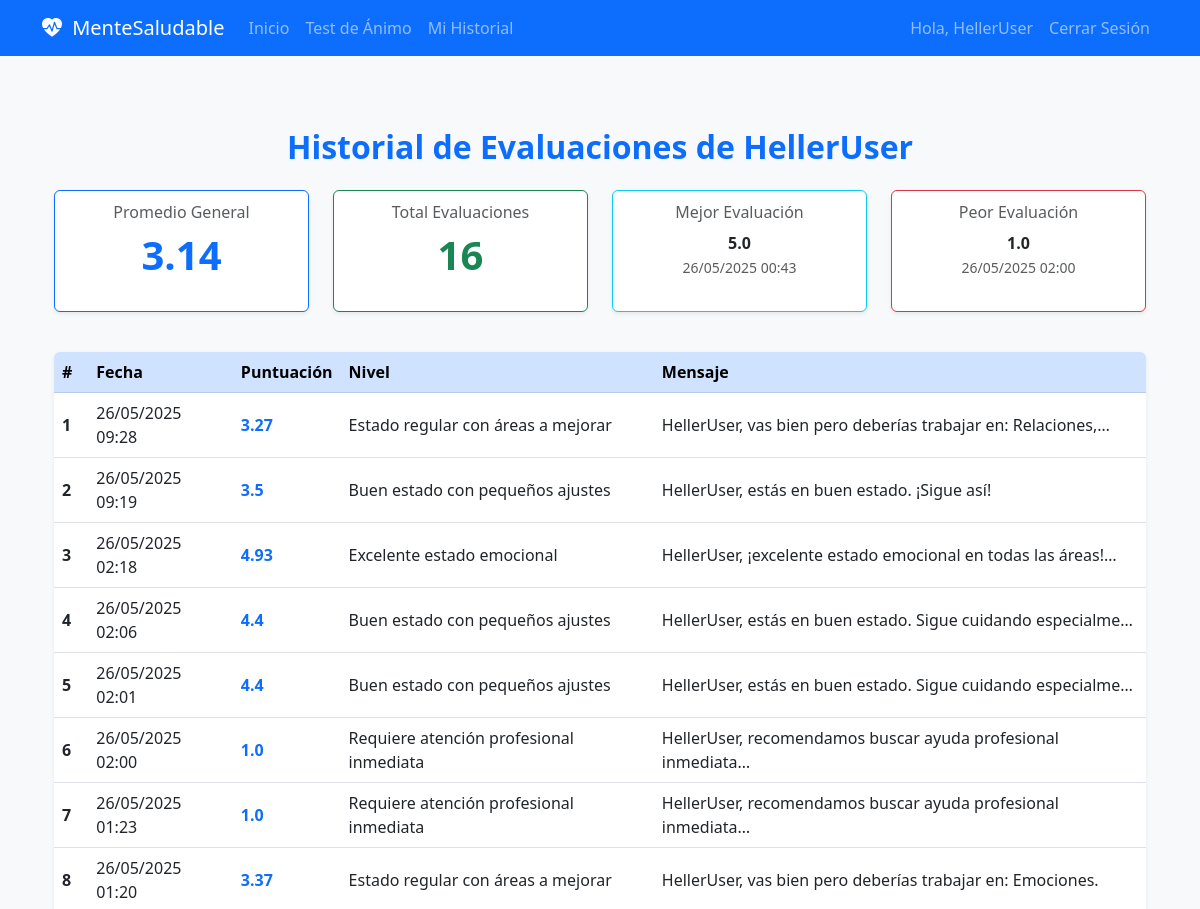
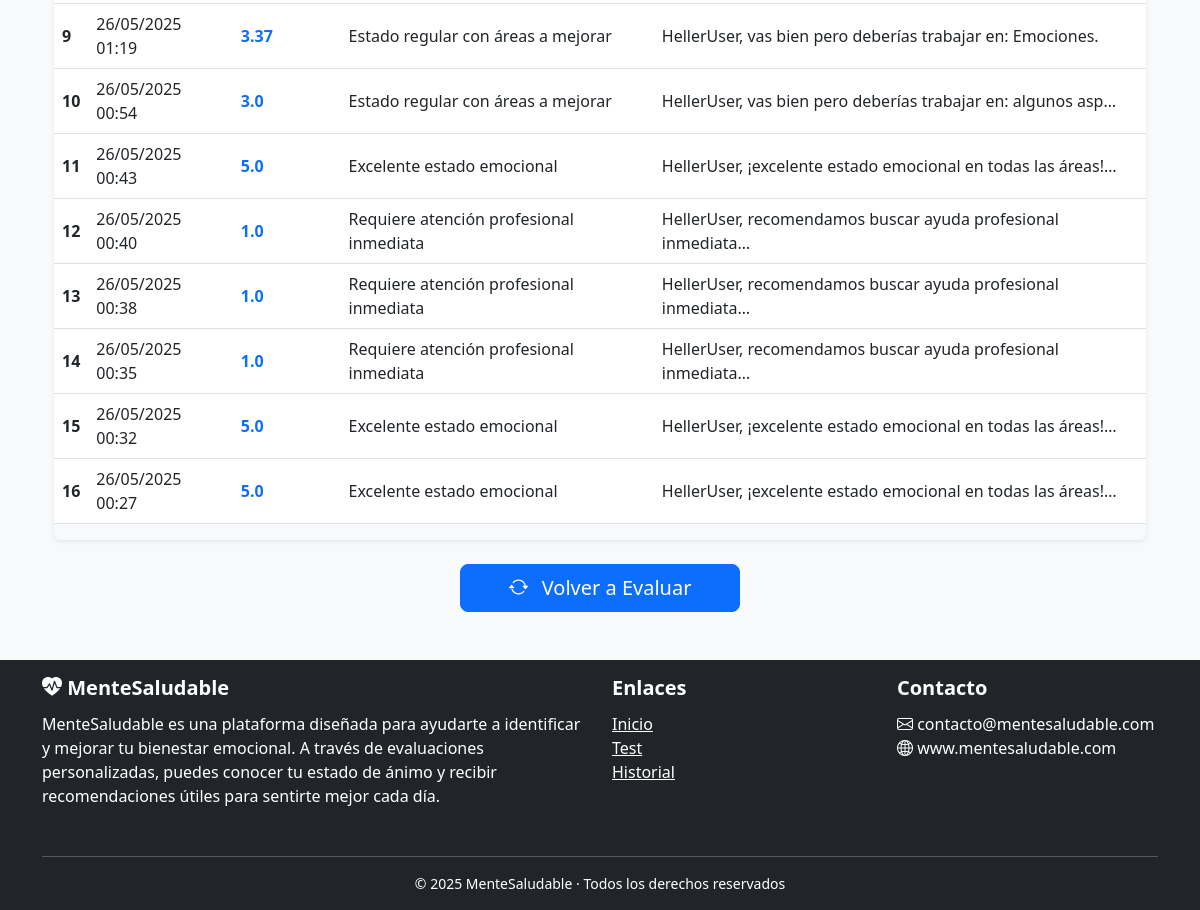
/historial/ (signed in), run on the app's committed database (2 pictures, top to bottom).
### main/models.py (models this page shows, shortened)
class Evaluacion(models.Model):
    usuario = models.ForeignKey(
        User,
        on_delete=models.CASCADE,
        related_name='evaluaciones',
        verbose_name="Usuario"
    )
    fecha = models.DateTimeField(
        auto_now_add=True,
        verbose_name="Fecha de evaluación"
    )
    puntuacion_total = models.FloatField(
        verbose_name="Puntuación total",
        help_text="Promedio de todas las respuestas"
    )
    analisis_categorias = models.JSONField(
        verbose_name="Análisis por categorías",
        help_text="Detalles del resultado por categoría",
        default=dict
    )
    mensaje_personalizado = models.TextField(
        verbose_name="Mensaje personalizado"
    )
    recomendaciones = models.TextField(blank=True, default="")
    NIVELES = [
        (1, 'Requiere atención profesional inmediata'),
        (2, 'Necesita mejorar significativamente'),
        (3, 'Estado regular con áreas a mejorar'),
        (4, 'Buen estado con pequeños ajustes'),
        (5, 'Excelente estado emocional')
    ]
    nivel_actual = models.IntegerField(
        choices=NIVELES,
        verbose_name="Nivel actual"
    )
    class Meta:
        verbose_name = "Evaluación"
        verbose_name_plural = "Evaluaciones"
        ordering = ['-fecha']
        get_latest_by = 'fecha'

### main/views.py (the view)
# urls.py: path('historial/', views.historial, name='historial'),
@login_required
def historial(request):
    evaluaciones = Evaluacion.objects.filter(
        usuario=request.user
    ).order_by('-fecha')[:30]  # Últimas 30 evaluaciones
    if not evaluaciones.exists():
        messages.info(request, "Aún no has completado ninguna evaluación")
        return redirect('main:test')
    promedio_general = sum(e.puntuacion_total for e in evaluaciones) / len(evaluaciones)
    context = {
        'evaluaciones': evaluaciones,
        'promedio_general': round(promedio_general, 2),
        'total_evaluaciones': len(evaluaciones),
        'mejor_evaluacion': max(evaluaciones, key=lambda x: x.puntuacion_total),
        'peor_evaluacion': min(evaluaciones, key=lambda x: x.puntuacion_total)
    }
    return render(request, 'main/historial.html', context)

### main/templates/main/historial.html (shortened to what this page needs)
{% extends 'main/base.html' %}
{% block content %}
<div class="container mt-5">
    <h2 class="mb-4 text-primary fw-bold text-center">Historial de Evaluaciones de {{ request.user.first_name|default:request.user.username }}</h2>
    {% if evaluaciones %}
    <div class="row mb-4 text-center">
        <div class="col-md-3 mb-3">
            <div class="card border-primary shadow-sm h-100">
                <div class="card-body">
                    <h6 class="card-subtitle mb-2 text-muted">Promedio General</h6>
                    <p class="display-6 text-primary fw-bold">{{ promedio_general }}</p>
                </div>
            </div>
        </div>
        <div class="col-md-3 mb-3">
            <div class="card border-success shadow-sm h-100">
                <div class="card-body">
                    <h6 class="card-subtitle mb-2 text-muted">Total Evaluaciones</h6>
                    <p class="display-6 text-success fw-bold">{{ total_evaluaciones }}</p>
                </div>
            </div>
        </div>
        <div class="col-md-3 mb-3">
            <div class="card border-info shadow-sm h-100">
                <div class="card-body">
                    <h6 class="card-subtitle mb-2 text-muted">Mejor Evaluación</h6>
                    <p class="mb-0 fw-semibold">{{ mejor_evaluacion.puntuacion_total }}</p>
                    <small class="text-muted">{{ mejor_evaluacion.fecha|date:"d/m/Y H:i" }}</small>
                </div>
            </div>
        </div>
        <div class="col-md-3 mb-3">
            <div class="card border-danger shadow-sm h-100">
                <div class="card-body">
                    <h6 class="card-subtitle mb-2 text-muted">Peor Evaluación</h6>
                    <p class="mb-0 fw-semibold">{{ peor_evaluacion.puntuacion_total }}</p>
                    <small class="text-muted">{{ peor_evaluacion.fecha|date:"d/m/Y H:i" }}</small>
                </div>
            </div>
        </div>
    </div>
    <div class="table-responsive shadow-sm rounded">
        <table class="table table-hover align-middle">
            <thead class="table-primary text-primary">
                <tr>
                    <th scope="col">#</th>
                    <th scope="col">Fecha</th>
                    <th scope="col">Puntuación</th>
                    <th scope="col">Nivel</th>
                    <th scope="col">Mensaje</th>
                </tr>
            </thead>
            <tbody>
                {% for evaluacion in evaluaciones %}
                <tr>
                    <th scope="row">{{ forloop.counter }}</th>
                    <td>{{ evaluacion.fecha|date:"d/m/Y H:i" }}</td>
                    <td class="fw-bold text-primary">{{ evaluacion.puntuacion_total }}</td>
                    <td>{{ evaluacion.get_nivel_actual_display }}</td>
                    <td>{{ evaluacion.mensaje_personalizado|truncatechars:60 }}</td>
                </tr>
                {% endfor %}
            </tbody>
        </table>
    </div>
    {% else %}
    <div class="alert alert-info text-center fs-5">
        No se encontraron evaluaciones en tu historial.
    </div>
    {% endif %}
    <div class="text-center mt-4">
        <a href="{% url 'main:test' %}" class="btn btn-primary btn-lg px-5">
            <i class="bi bi-arrow-repeat me-2"></i> Volver a Evaluar
        </a>
    </div>
</div>
{% endblock %}

### main/templates/main/base.html (shortened to what this page needs)
<!DOCTYPE html>
<html lang="es">
<head>
    <link href="https://cdn.jsdelivr.net/npm/bootstrap@5.3.0/dist/css/bootstrap.min.css" rel="stylesheet">
    <link href="https://cdn.jsdelivr.net/npm/bootstrap-icons@1.10.0/font/bootstrap-icons.css" rel="stylesheet">
</head>
<body class="bg-light d-flex flex-column min-vh-100">
    <nav class="navbar navbar-expand-lg navbar-dark bg-primary mb-4">
        <div class="container">
            <a class="navbar-brand" href="{% url 'main:inicio' %}">
                <i class="bi bi-heart-pulse-fill"></i> MenteSaludable
            </a>
            <div class="collapse navbar-collapse" id="navbarNav">
                <ul class="navbar-nav me-auto mb-2 mb-lg-0">
                    <li class="nav-item">
                        <a class="nav-link" href="{% url 'main:inicio' %}">Inicio</a>
                    </li>
                    {% if user.is_authenticated %}
                        <li class="nav-item">
                            <a class="nav-link" href="{% url 'main:test' %}">Test de Ánimo</a>
                        </li>
                        <li class="nav-item">
                            <a class="nav-link" href="{% url 'main:historial' %}">Mi Historial</a>
                        </li>
                    {% endif %}
                </ul>
                <ul class="navbar-nav ms-auto">
                    {% if user.is_authenticated %}
                        <li class="nav-item">
                            <span class="nav-link">Hola, {{ user.username }}</span>
                        </li>
                        <li class="nav-item">
                            <a class="nav-link" href="{% url 'main:logout' %}">Cerrar Sesión</a>
                        </li>
                    {% endif %}
                </ul>
            </div>
        </div>
    </nav>
    <main class="container mb-5 flex-grow-1">
        {% block content %}{% endblock %}
    </main>
    <footer class="bg-dark text-white py-3 mt-auto">
        <div class="container">
            <div class="row">
                <div class="col-md-6 mb-3">
                    <h5 class="footer-title"><i class="bi bi-heart-pulse-fill"></i> MenteSaludable</h5>
                    <p>
                        MenteSaludable es una plataforma diseñada para ayudarte a identificar y mejorar tu bienestar emocional.
                        A través de evaluaciones personalizadas, puedes conocer tu estado de ánimo y recibir recomendaciones útiles
                        para sentirte mejor cada día.
                    </p>
                </div>
                <div class="col-md-3 mb-3">
                    <h5 class="footer-title">Enlaces</h5>
                    <ul class="list-unstyled">
                        <li><a href="{% url 'main:inicio' %}" class="text-white footer-link">Inicio</a></li>
                        {% if user.is_authenticated %}
                            <li><a href="{% url 'main:test' %}" class="text-white footer-link">Test</a></li>
                            <li><a href="{% url 'main:historial' %}" class="text-white footer-link">Historial</a></li>
                        {% endif %}
                    </ul>
                </div>
                <div class="col-md-3 mb-3">
                    <h5 class="footer-title">Contacto</h5>
                    <ul class="list-unstyled">
                        <li><i class="bi bi-envelope"></i> contacto@mentesaludable.com</li>
                        <li><i class="bi bi-globe2"></i> www.mentesaludable.com</li>
                    </ul>
                </div>
            </div>
            <hr class="border-light">
            <div class="text-center small">
                &copy; {% now "Y" %} MenteSaludable · Todos los derechos reservados
            </div>
        </div>
    </footer>
</body>
</html>

### main/templates/main/base.html (style rules this page uses)
.navbar-brand i { margin-right: 5px; }
.footer-title { font-weight: bold; margin-bottom: 0.75rem; }

### data on the page
Evaluacion: puntuacion_total "5.0", fecha "26/05/2025 00:43", nivel_actual "Excelente estado emocional", mensaje_personalizado "HellerUser, ¡excelente estado emocional en todas las áreas!…"
Evaluacion: puntuacion_total "1.0", fecha "26/05/2025 02:00", nivel_actual "Requiere atención profesional inmediata", mensaje_personalizado "HellerUser, recomendamos buscar ayuda profesional inmediata…"
Evaluacion: fecha "26/05/2025 09:28", puntuacion_total "3.27", nivel_actual "Estado regular con áreas a mejorar", mensaje_personalizado "HellerUser, vas bien pero deberías trabajar en: Relaciones,…"
Evaluacion: fecha "26/05/2025 09:19", puntuacion_total "3.5", nivel_actual "Buen estado con pequeños ajustes", mensaje_personalizado "HellerUser, estás en buen estado. ¡Sigue así!"
Evaluacion: fecha "26/05/2025 02:18", puntuacion_total "4.93", nivel_actual "Excelente estado emocional", mensaje_personalizado "HellerUser, ¡excelente estado emocional en todas las áreas!…"
Evaluacion: fecha "26/05/2025 02:06", puntuacion_total "4.4", nivel_actual "Buen estado con pequeños ajustes", mensaje_personalizado "HellerUser, estás en buen estado. Sigue cuidando especialme…"
Evaluacion: fecha "26/05/2025 02:01", puntuacion_total "4.4", nivel_actual "Buen estado con pequeños ajustes", mensaje_personalizado "HellerUser, estás en buen estado. Sigue cuidando especialme…"
Evaluacion: fecha "26/05/2025 01:23", puntuacion_total "1.0", nivel_actual "Requiere atención profesional inmediata", mensaje_personalizado "HellerUser, recomendamos buscar ayuda profesional inmediata…"
Evaluacion: fecha "26/05/2025 01:20", puntuacion_total "3.37", nivel_actual "Estado regular con áreas a mejorar", mensaje_personalizado "HellerUser, vas bien pero deberías trabajar en: Emociones."
Evaluacion: fecha "26/05/2025 01:19", puntuacion_total "3.37", nivel_actual "Estado regular con áreas a mejorar", mensaje_personalizado "HellerUser, vas bien pero deberías trabajar en: Emociones."
Evaluacion: fecha "26/05/2025 00:54", puntuacion_total "3.0", nivel_actual "Estado regular con áreas a mejorar", mensaje_personalizado "HellerUser, vas bien pero deberías trabajar en: algunos asp…"
Evaluacion: fecha "26/05/2025 00:40", puntuacion_total "1.0", nivel_actual "Requiere atención profesional inmediata", mensaje_personalizado "HellerUser, recomendamos buscar ayuda profesional inmediata…"
Evaluacion: fecha "26/05/2025 00:38", puntuacion_total "1.0", nivel_actual "Requiere atención profesional inmediata", mensaje_personalizado "HellerUser, recomendamos buscar ayuda profesional inmediata…"
Evaluacion: fecha "26/05/2025 00:35", puntuacion_total "1.0", nivel_actual "Requiere atención profesional inmediata", mensaje_personalizado "HellerUser, recomendamos buscar ayuda profesional inmediata…"
Evaluacion: fecha "26/05/2025 00:32", puntuacion_total "5.0", nivel_actual "Excelente estado emocional", mensaje_personalizado "HellerUser, ¡excelente estado emocional en todas las áreas!…"
Evaluacion: fecha "26/05/2025 00:27", puntuacion_total "5.0", nivel_actual "Excelente estado emocional", mensaje_personalizado "HellerUser, ¡excelente estado emocional en todas las áreas!…"

### other printed values
{{ user.username }} "HellerUser"
{{ request.user.first_name|default:request.user.username }} "HellerUser"
{{ promedio_general }} "3.14"
{{ total_evaluaciones }} "16"
